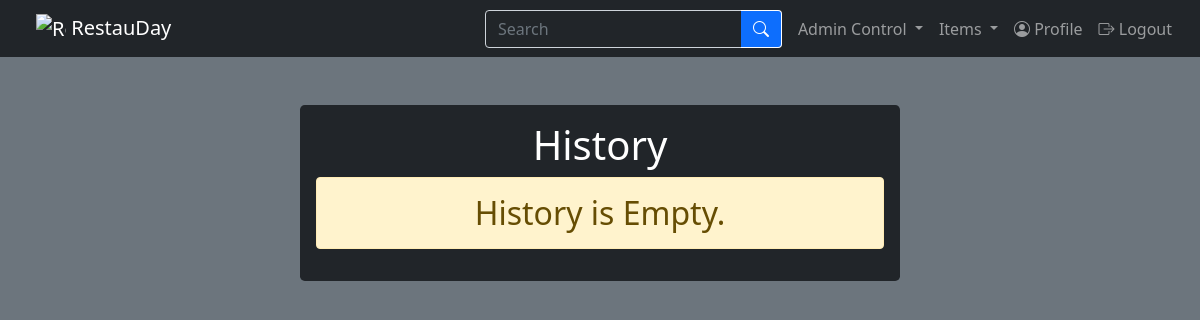
Page /php/history.php (signed in) on the earlier database version.
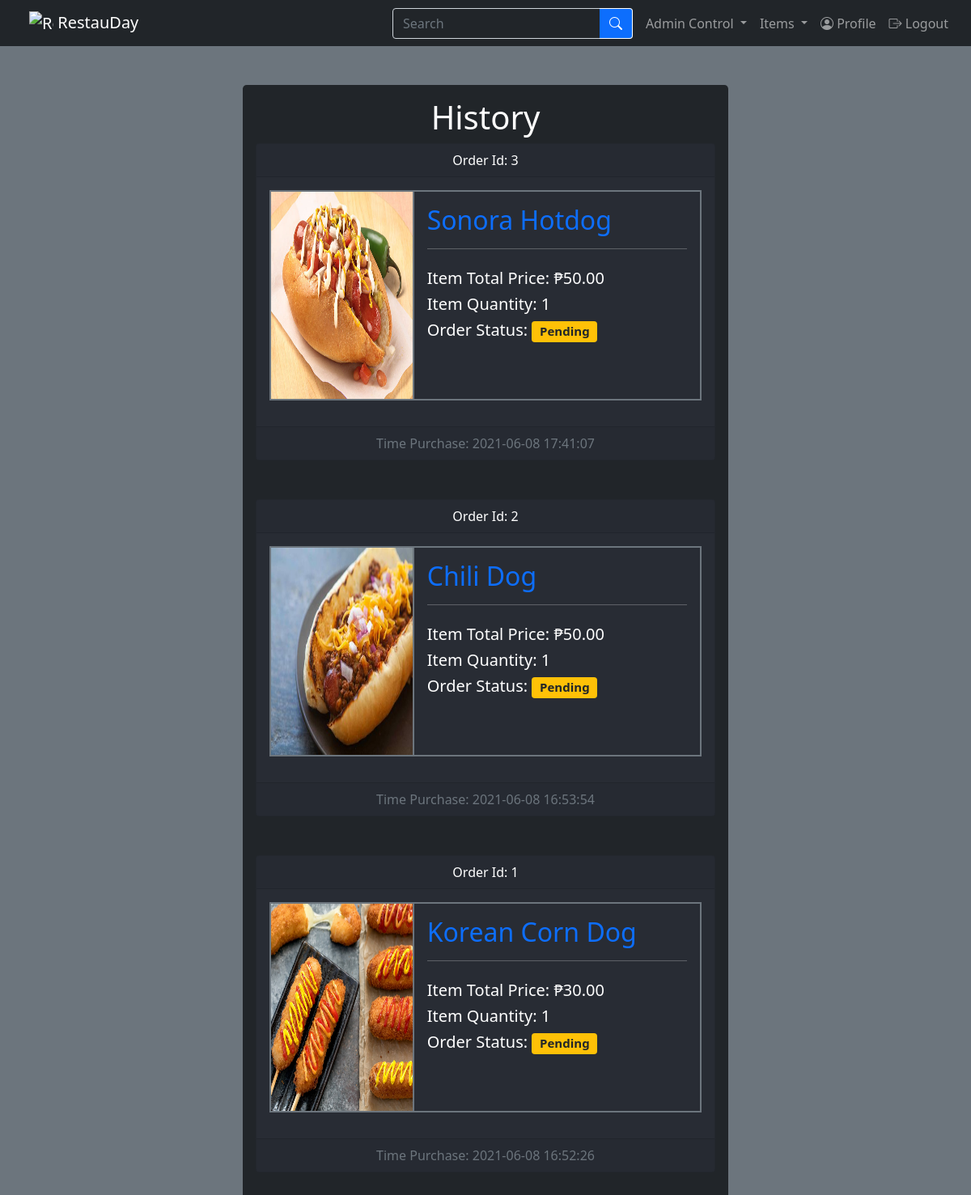
Same page on the later database version.
### tables this page shows
CREATE TABLE `tbl_history` (
  `id` int(25) NOT NULL COMMENT 'int(25)',
  `user` int(25) NOT NULL COMMENT 'int(25)\r\nFor id',
  `picture` varchar(255) NOT NULL COMMENT 'varchar(255)',
  `name` varchar(255) NOT NULL COMMENT 'varchar(255)',
  `item` int(25) NOT NULL COMMENT 'int(25)\r\nFor id',
  `quantity` int(25) NOT NULL COMMENT 'int(25)',
  `price` decimal(11,2) NOT NULL COMMENT 'decimal(11,2)',
  `time` timestamp NOT NULL DEFAULT current_timestamp(),
  `status` varchar(255) NOT NULL COMMENT 'varchar(255)',
  `order_id` int(25) NOT NULL COMMENT 'int(25)'
);

### php/history.php (the view, shortened to what the changed rows need)
<?php
    include_once("../inc/database.php");
?>
<!doctype html>
<html lang="en">
    <head>
        <link href="../bootstrap/css/bootstrap.min.css" rel="stylesheet">
        <link rel="stylesheet" href="../bootstrap-icons/bootstrap-icons.css">
        <link href="../bootstrap/local_css/stylesheet.css" rel="stylesheet">
    </head>
    <body class="d-grid gap-5 bg-secondary">
        <div class="container p-3 mb-2 bg-dark text-white rounded-3 w-50 opacity-1">
            <h1 class="text-center mb-2">History</h1>
            <?php
                $user = $_SESSION["userId"];
                $querySelectHistory = "SELECT * FROM tbl_history WHERE user = $user ORDER BY order_id DESC";
                $executeQuerySelectHistory = mysqli_query($con, $querySelectHistory);
                $historyOrderId = null;
                $isEmpty = true;
                $isFirst = true;
                while($historyInfo = mysqli_fetch_assoc($executeQuerySelectHistory)) {
                    $isEmpty = false;
                    if($historyInfo["order_id"] != $historyOrderId) {
                        $historyOrderId = $historyInfo["order_id"];
                        if($isFirst == false) {
                            echo "
                                <div class='card-footer text-muted text-center'>
                                    Time Purchase: $historyTime
                                </div>
                                </div>
                            ";
                        }
                        echo "
                            <div class='card history-color mb-5'>
                                <div class='card-header text-center'>
                                    Order Id: $historyOrderId
                                </div>
                        ";
                    }
                    $historyItem = $historyInfo["item"];
                    $historyPicture = $historyInfo["picture"];
                    $historyQuantity = $historyInfo["quantity"];
                    $historyName = $historyInfo["name"];
                    $historyPrice = $historyInfo["price"];
                    $historyTime = $historyInfo["time"];
                    $historyStatus = $historyInfo["status"];
                    echo "
                        <div class='card-body'>
                            <div class='card text-dark bg-transparent mx-auto' style='max-width: 50rem; border: 0;'>
                                <div class='row g-0 border border-secondary border-2' style='margin-bottom: 1rem;'>
                                    <div class='col-md-4 p-0 bg-transparent' style='max-height: 16rem; min-height: 16rem;'>
                                        <a href='item.php?id=$historyItem'>
                                            <img class='border-end border-2 border-secondary' src='../img/items/$historyPicture' alt='Image Unavailable' style='width: 100%; height: 100%;'>
                                        </a>
                                    </div>
                                    <div class='col-md-8'>
                                        <div class='card-body text-break text-white'>
                                            <h2 class='card-title text-primary'>$historyName</h2>
                                            <hr>
                                            <div class='row mt-4'>
                                                <h5>Item Total Price: ₱$historyPrice</h5>
                                                <h5>Item Quantity: $historyQuantity</h5>
                                                <h5>Order Status: ".
                                                ($historyStatus == 'pending' ? '<span class="badge bg-warning text-dark">Pending</span>' :
                                                    ($historyStatus == 'processing' ? '<span class="badge bg-info text-dark">Processing</span>' :
                                                        ($historyStatus == 'delivered' ? '<span class="badge bg-success text-dark">Delivered</span>' :
                                                            '<span class="badge bg-secondary text-dark">Cancelled</span>')))
                                                ."</h5>
                                            </div>
                                        </div>
                                    </div>
                                </div>
                            </div>
                        </div>
                    ";
                    if($isFirst == true) {
                        $isFirst = false;
                    }
                }
                if($isEmpty) {
                    echo "
                        <div class='alert alert-warning text-center h2' role='alert'>
                            History is Empty.
                        </div>";
                } else {
                  echo "
                      <div class='card-footer text-muted text-center'>
                          Time Purchase: $historyTime
                      </div>
                  ";
                }
            ?>
        </div>
    </body>
</html>

Differences in the rows shown:
added tbl_history: order "3", picture (picture), name "Sonora Hotdog", price "50.00", quantity "1", status "Pending", time "2021-06-08 17:41:07"
added tbl_history: order "2", picture (picture), name "Chili Dog", price "50.00", quantity "1", status "Pending", time "2021-06-08 16:53:54"
added tbl_history: order "1", picture (picture), name "Korean Corn Dog", price "30.00", quantity "1", status "Pending", time "2021-06-08 16:52:26"
Other differences:
text no longer shown: "History is Empty."
text now shown: "Time Purchase:"
